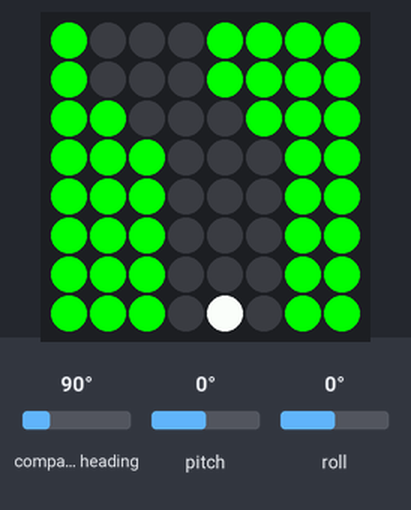
A program run on a simulated Raspberry Pi (BCM pin numbers) with a Sense HAT. Shown: the Sense HAT's 8×8 RGB LED matrix. Inputs (shaded band) come from the test bench; at power-on: pitch 0°, compass heading 90°, roll 0°. Random numbers come from a fixed seed; the 64×8 strip is a reading aid, not a part: it shows the text the matrix is scrolling, unrolled, one strip-width of it at a time; the Sense HAT reports a negative pitch or roll as 360° plus the angle.

Above: at 1.2 s.
1.3 s: pitch set to -86°
At 3.0 s:
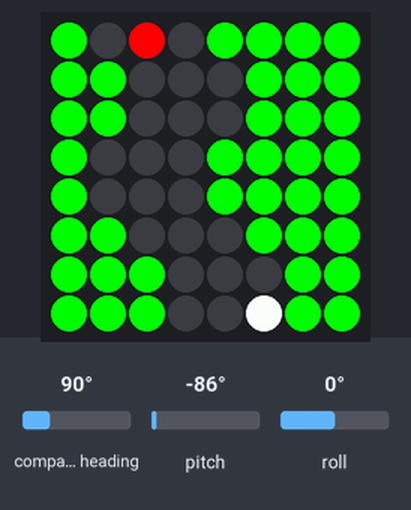
At 12.7 s:
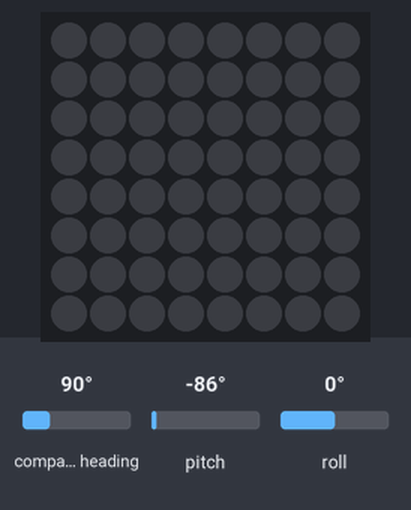

The program:

main.py
```python
from sense_hat import SenseHat
from time import sleep
from random import randint

sense = SenseHat()
sense.clear()

#Set color values
r = (255,0,0)
g = (0,255,0)
b = (0,0,0)
o = (255, 255, 0)
w = (255,255,255)

#Initiate variables
x = 4
y = 7

pos = 2
time = 0
limit = 10

#Basic start screen
maze = [[g,g,g,b,b,b,g,g],
        [g,g,g,b,b,b,g,g],
        [g,g,g,b,b,b,g,g],
        [g,g,g,b,b,b,g,g],
        [g,g,g,b,b,b,g,g],
        [g,g,g,b,b,b,g,g],
        [g,g,g,b,b,b,g,g],
        [g,g,g,b,b,b,g,g]]

#Animations for crash
explode1 = [[w,w,w,r,w,w,w,w],
            [w,w,r,r,r,w,w,w],
            [w,r,r,r,o,r,w,w],
            [w,r,o,o,o,o,r,r],
            [r,r,o,r,r,o,r,r],
            [r,r,o,o,r,o,r,r],
            [w,r,r,o,o,r,r,w],
            [w,w,r,r,r,r,r,w]]

explode2 = [[w,w,w,w,w,r,w,w],
            [w,w,w,r,r,r,w,w],
            [w,w,r,r,o,o,r,w],
            [w,r,r,o,o,o,r,r],
            [r,r,r,o,r,o,r,r],
            [r,r,r,o,r,o,r,r],
            [w,r,r,r,o,r,r,w],
            [w,w,r,r,r,r,r,w]]

def move_marble(pitch,roll,x,y):
    new_x = x
    new_y = y
    if 1 < pitch < 179 and x != 0:
        new_x -= 1
    elif 359 > pitch > 179 and x != 7 :
        new_x += 1
    if 1 < roll < 179 and y != 7:
        new_y += 1
    elif 359 > roll > 179 and y != 0 :
        new_y -= 1
    x,y = check_wall(x,y,new_x,new_y)
    return x,y

def check_wall(x,y,new_x,new_y):
    if maze[new_y][new_x] != g:
        return new_x, new_y
    elif maze[new_y][x] != g:
        return x, new_y
    elif maze[y][new_x] != g:
        return new_x, y
    return x,y

def check_lose(x, y):
    #move player down if caught by wall
    if maze[y][x] == g:
        y += 1
    #if player is pushed offscreen or hits a red dot, end game
    if y == 8 or maze[y][x] == r:
        sense.set_pixels(sum(explode1,[]))
        sleep(.75)
        sense.set_pixels(sum(explode2,[]))
        sleep(.75)
        sense.show_message("Score:", scroll_speed=.04)
        sense.show_message(str(time/10), scroll_speed=0.2, text_colour=[0,0,255])
        #wait for joystick input before starting new game
        sense.stick.wait_for_event()
        x,y = reset(x, y)
    return x, y

def reset(x, y):
    global pos, time, limit, maze
    x = 4
    y = 7
    pos = 2
    time = 0
    limit = 10
    maze = [[g,g,g,b,b,b,g,g],
            [g,g,g,b,b,b,g,g],
            [g,g,g,b,b,b,g,g],
            [g,g,g,b,b,b,g,g],
            [g,g,g,b,b,b,g,g],
            [g,g,g,b,b,b,g,g],
            [g,g,g,b,b,b,g,g],
            [g,g,g,b,b,b,g,g]]
    return x,y

def add_turn(pos, maze):
    #three possible ways for tunnel to go: left, right, straight
    direction = randint(1, 3)
    #randomly place red dots
    obstacle = randint(1, 15)
    #move tunnel left or right as long as it doesn't make it go off screen
    if direction == 1:
        pos = max(0, pos - 1)
    elif direction == 2:
        pos = min(3, pos + 1)
    #new row goes at top, put in red dots and blanks
    new_row = [g,g,g,g,g,g,g,g]
    new_row[pos + 1] = (r if obstacle == 1 else b)
    new_row[pos + 2] = (r if obstacle == 2 else b)
    new_row[pos + 3] = (r if obstacle == 3 else b)
    maze.insert(0, new_row)
    #remove last row
    maze.pop()
    return pos,maze


while True:
    pitch = sense.get_orientation()['pitch']
    roll = sense.get_orientation()['roll']
    x,y = move_marble(pitch, roll, x, y)
    #limit determines speed - starts at 10 and moves down every 100 cycles
    if time % limit == 0:
        pos,maze = add_turn(pos, maze)
    if time % 100 == 0:
        limit = max (1, limit - 1)
    x,y = check_lose(x, y)
    maze[y][x] = w
    sense.set_pixels(sum(maze,[]))
    sleep(0.05)
    time += 1
    #clear previous player location
    maze[y][x] = b
```

Measured:
- what the display in image 1 shows lasts 0.5 s, from 2.6 s to 3.1 s
